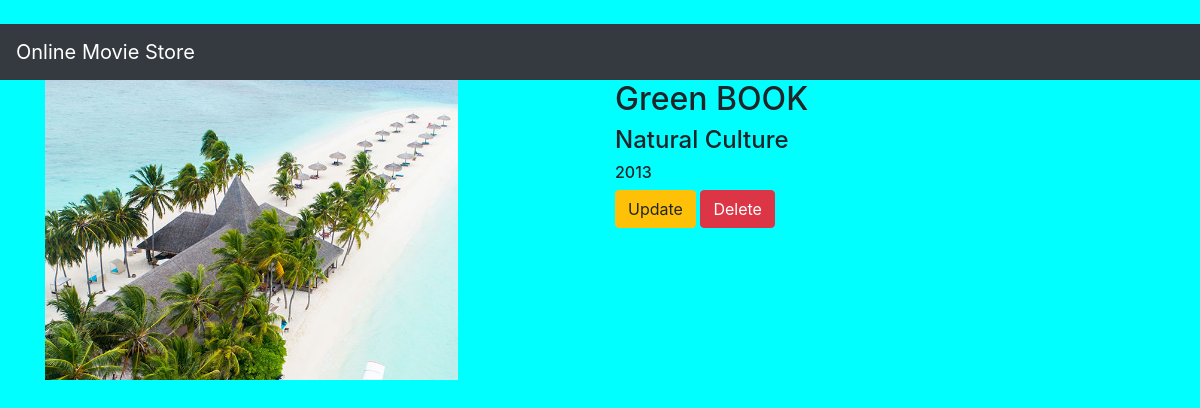
The app's page /movie/6/ with its own data.
### movieapp/models.py (models this page shows, shortened)
class Movie(models.Model):
    name=models.CharField(max_length=250)
    desc=models.TextField()
    year=models.IntegerField()
    img=models.ImageField(upload_to='gallery')

### movieapp/views.py (the view)
# urls.py: path('movie/<int:movie_id>/',views.detail,name='detail'),
def detail(request, movie_id):
    movie = Movie.objects.get(id=movie_id)
    return render(request, 'detail.html', {'movie': movie})

### templates/detail.html
{% extends 'base.html' %}
{% block body %}
<div class="container">
    <div class="row">
        <div class="col-md-6">
            <img src="{{movie.img.url}}"  width="=250" height="300">
        </div>
<div class="col-md-6">
    <h2>{{movie.name}}</h2>
    <h4>{{movie.desc}}</h4>
    <h6>{{movie.year}}</h6>
    <a class="btn btn-warning" href="{% url 'movieapp:update' movie.id %}">Update</a>
    <a class="btn btn-danger" href="{% url 'movieapp:delete' movie.id %}">Delete</a>
</div>
    </div>
</div>
{% endblock %}

### static/style.css (style rules this page uses)
body { background-color:aqua; }

### records on screen
Movie: img (picture), name "Green BOOK", desc "Natural Culture", year "2013"
